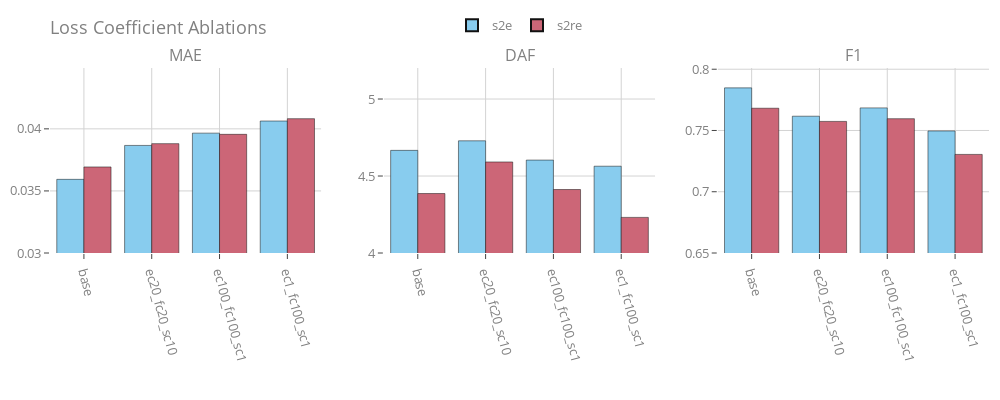

Notebook code for this chart:
### Code cell
plot_metrics_plotly(
    df_new[(df_new["name"] == "base") | df_new["name"].str.contains("ec")],
    "Loss Coefficient Ablations",
)

### Figure 1 — Plotly figure (JSON) as saved in the notebook; plotly's stock layout.template omitted (floating-point values rounded to 4 significant figures)
{"data": [{"hoverinfo": "y", "hovertemplate": "%{y:.4f}<extra></extra>", "legendgroup": "s2e", "marker": {"color": "rgb(136, 204, 238)"}, "name": "s2e", "showlegend": true, "type": "bar", "x": ["base", "ec20_fc20_sc10", "ec100_fc100_sc1", "ec1_fc100_sc1"], "xaxis": "x", "y": [0.03593, 0.03866, 0.03965, 0.04063], "yaxis": "y"}, {"hoverinfo": "y", "hovertemplate": "%{y:.4f}<extra></extra>", "legendgroup": "s2e", "marker": {"color": "rgb(136, 204, 238)"}, "name": "s2e", "showlegend": false, "type": "bar", "x": ["base", "ec20_fc20_sc10", "ec100_fc100_sc1", "ec1_fc100_sc1"], "xaxis": "x2", "y": [4.667, 4.729, 4.604, 4.564], "yaxis": "y2"}, {"hoverinfo": "y", "hovertemplate": "%{y:.4f}<extra></extra>", "legendgroup": "s2e", "marker": {"color": "rgb(136, 204, 238)"}, "name": "s2e", "showlegend": false, "type": "bar", "x": ["base", "ec20_fc20_sc10", "ec100_fc100_sc1", "ec1_fc100_sc1"], "xaxis": "x3", "y": [0.7848, 0.7617, 0.7684, 0.7496], "yaxis": "y3"}, {"hoverinfo": "y", "hovertemplate": "%{y:.4f}<extra></extra>", "legendgroup": "s2re", "marker": {"color": "rgb(204, 102, 119)"}, "name": "s2re", "showlegend": true, "type": "bar", "x": ["base", "ec20_fc20_sc10", "ec100_fc100_sc1", "ec1_fc100_sc1"], "xaxis": "x", "y": [0.03693, 0.03881, 0.03956, 0.04082], "yaxis": "y"}, {"hoverinfo": "y", "hovertemplate": "%{y:.4f}<extra></extra>", "legendgroup": "s2re", "marker": {"color": "rgb(204, 102, 119)"}, "name": "s2re", "showlegend": false, "type": "bar", "x": ["base", "ec20_fc20_sc10", "ec100_fc100_sc1", "ec1_fc100_sc1"], "xaxis": "x2", "y": [4.386, 4.591, 4.412, 4.231], "yaxis": "y2"}, {"hoverinfo": "y", "hovertemplate": "%{y:.4f}<extra></extra>", "legendgroup": "s2re", "marker": {"color": "rgb(204, 102, 119)"}, "name": "s2re", "showlegend": false, "type": "bar", "x": ["base", "ec20_fc20_sc10", "ec100_fc100_sc1", "ec1_fc100_sc1"], "xaxis": "x3", "y": [0.7682, 0.7574, 0.7596, 0.7305], "yaxis": "y3"}], "layout": {"annotations": [{"font": {"size": 16}, "showarrow": false, "text": "MAE", "x": 0.1444, "xanchor": "center", "xref": "paper", "y": 1, "yanchor": "bottom", "yref": "paper"}, {"font": {"size": 16}, "showarrow": false, "text": "DAF", "x": 0.5, "xanchor": "center", "xref": "paper", "y": 1, "yanchor": "bottom", "yref": "paper"}, {"font": {"size": 16}, "showarrow": false, "text": "F1", "x": 0.8556, "xanchor": "center", "xref": "paper", "y": 1, "yanchor": "bottom", "yref": "paper"}], "barmode": "group", "font": {"color": "gray"}, "height": 400, "legend": {"orientation": "h", "x": 0.5, "xanchor": "center", "y": 1.15, "yanchor": "bottom"}, "paper_bgcolor": "rgba(0,0,0,0)", "plot_bgcolor": "rgba(0,0,0,0)", "title": {"text": "Loss Coefficient Ablations"}, "width": 1000, "xaxis": {"anchor": "y", "domain": [0, 0.2889], "gridcolor": "lightgray", "showgrid": true, "tickangle": 75, "title": {"text": ""}}, "xaxis2": {"anchor": "y2", "domain": [0.3556, 0.6444], "gridcolor": "lightgray", "showgrid": true, "tickangle": 75, "title": {"text": ""}}, "xaxis3": {"anchor": "y3", "domain": [0.7111, 1], "gridcolor": "lightgray", "showgrid": true, "tickangle": 75, "title": {"text": ""}}, "yaxis": {"anchor": "x", "domain": [0, 1], "gridcolor": "lightgray", "range": [0.03, 0.0449], "showgrid": true}, "yaxis2": {"anchor": "x2", "domain": [0, 1], "gridcolor": "lightgray", "range": [4, 5.202], "showgrid": true}, "yaxis3": {"anchor": "x3", "domain": [0, 1], "gridcolor": "lightgray", "range": [0.65, 0.801], "showgrid": true}}}
